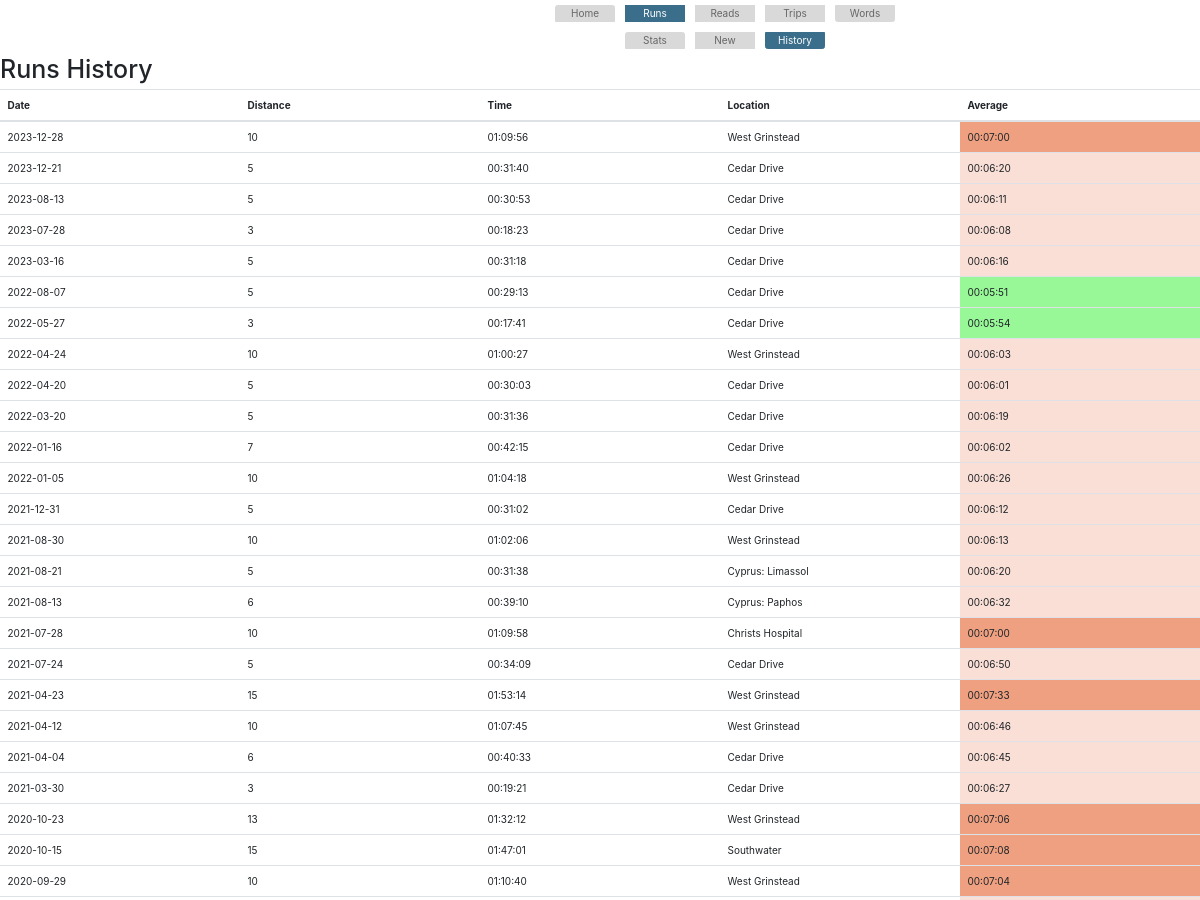
The app's page /runs/history (signed in, upper part), older data.
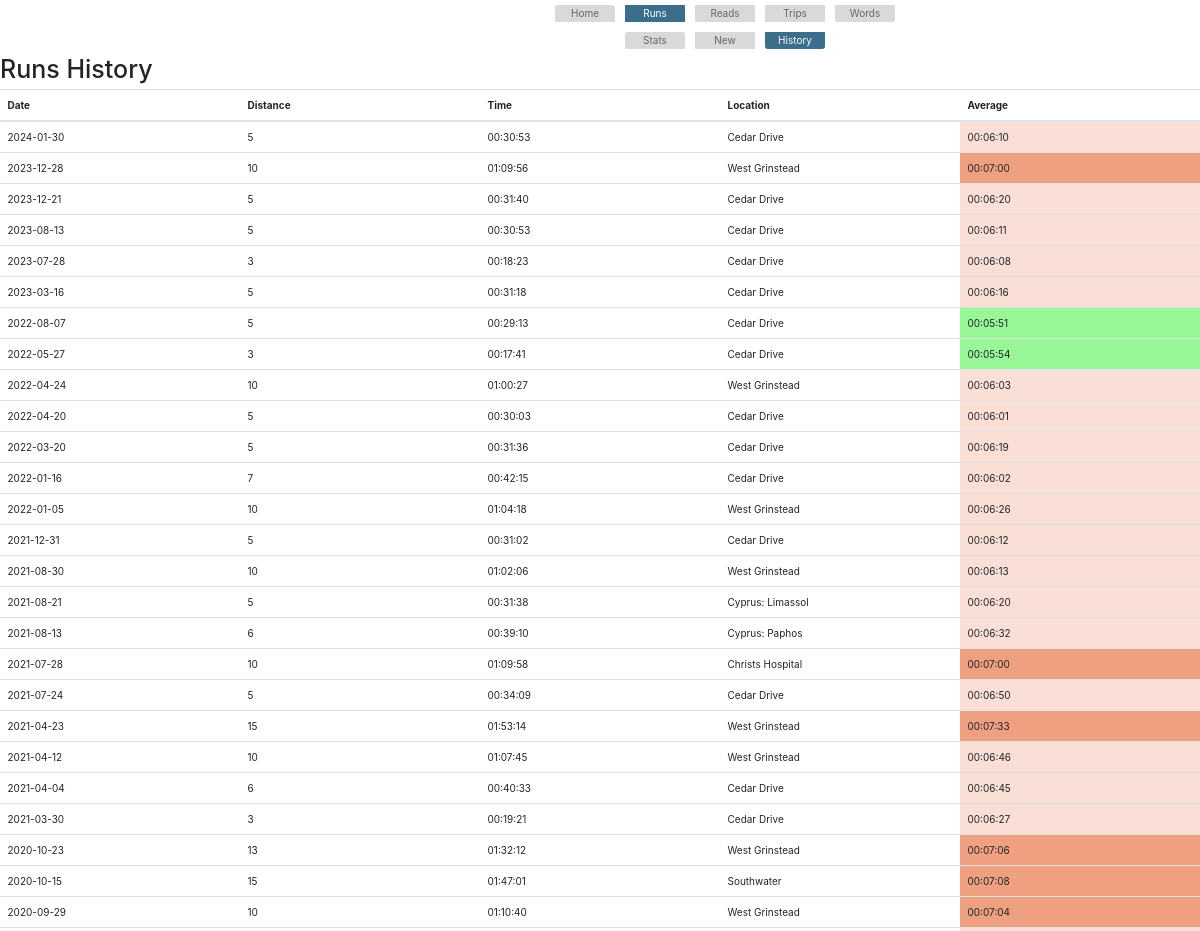
The same page, newer data.
### app.py (models this page shows)
class Runs(db.Model):
    id = db.Column(db.Integer, primary_key=True)
    date = db.Column(db.String(20))
    time = db.Column(db.String(20))
    distance = db.Column(db.Integer)
    location = db.Column(db.String(50))
    date_added = db.Column(db.String(20))
    average_time_per_km = db.Column(db.String(50))

### app.py (the view)
@app.route('/runs/history', methods=['GET', 'POST'])
@login_required
def runs_history():
    runs = Runs.query.order_by(Runs.date.desc()).all()
    for run in runs:
        pace = datetime.strptime(run.average_time_per_km, '%H:%M:%S').time()
        fast = datetime.strptime('00:06:00', '%H:%M:%S').time()
        med = datetime.strptime('00:07:00', '%H:%M:%S').time()
        slow = datetime.strptime('00:08:00', '%H:%M:%S').time()
        if pace < fast:
            run.pace = "fast"
        elif pace < med:
            run.pace = "med"
        elif pace < slow:
            run.pace = "slow"
    return render_template('runs_history.html',runs=runs)

### app.py (called while the page is built)
@login_manager.user_loader
def load_user(user_id):
    return User.query.get(int(user_id))

@app.before_request
def before_request():
    if not current_user.is_authenticated and request.endpoint not in ['login', 'static']:
        return redirect(url_for('login'))

### templates/runs_history.html (shortened to what this page needs)
{% extends 'base.html' %}
{% block content %}
{% include 'base_runs.html' %}
        <h1>Runs History</h1>
        <table class="table override_table">
            <thead>
                <tr>
                    <th>Date</th>
                    <th>Distance</th>
                    <th>Time</th>
                    <th>Location</th>
                    <th>Average</th>
                </tr>
            </thead>
            <tbody>
                {% for run in runs %}
                    <tr>
                        <td>{{ run.date }}</td>
                        <td>{{ run.distance }}</td>
                        <td>{{ run.time }}</td>
                        <td>{{ run.location }}</td>
                        <td class="{% if run.pace == 'fast' %}fast{% elif run.pace == 'med' %}medium{% elif run.pace == 'slow' %}slow{% endif %}">{{ run.average_time_per_km }}</td>
                    </tr>
                {% endfor %}
            </tbody>
        </table>
    {% endblock %}

Row changes from the older to the newer data that the page shows:
added Runs: date "2024-01-30", distance "5", time "00:30:53", location "Cedar Drive", average_time_per_km "00:06:10"
